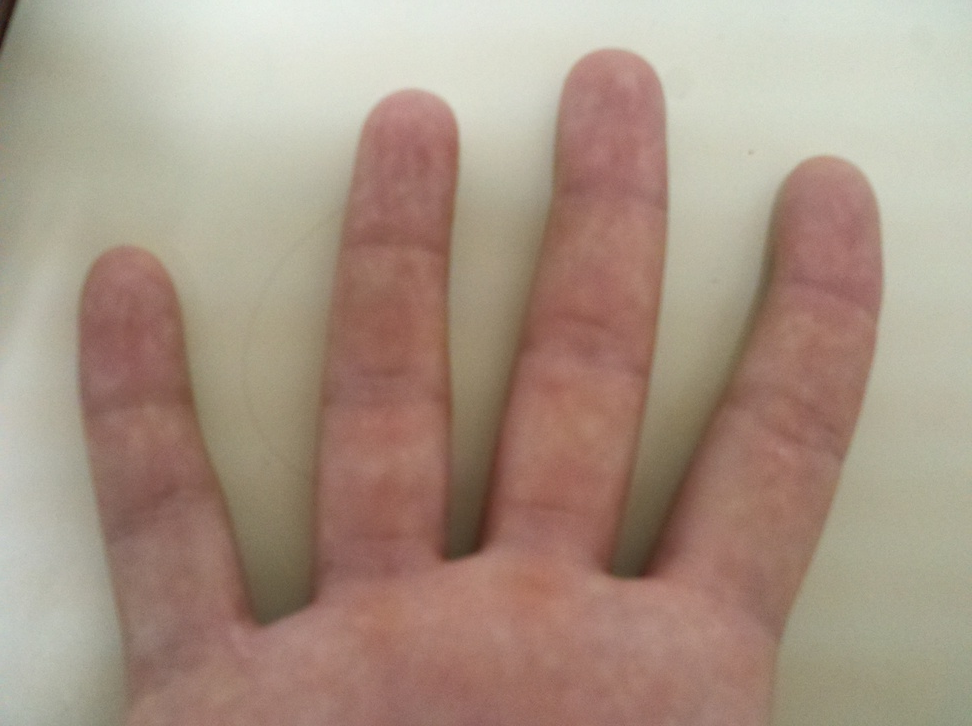
#> input picture hand.jpg, 972 x 726 px, shrunk from 2592 x 1936 before the run
$ jupyter execute --allow-errors pypalm.ipynb
#> lines starting #> are read from the running program, lines starting #| are printed output that depends on the picture
[cell 1]
import numpy as np
import cv2

img = cv2.imread('hand.jpg',cv2.IMREAD_GRAYSCALE)
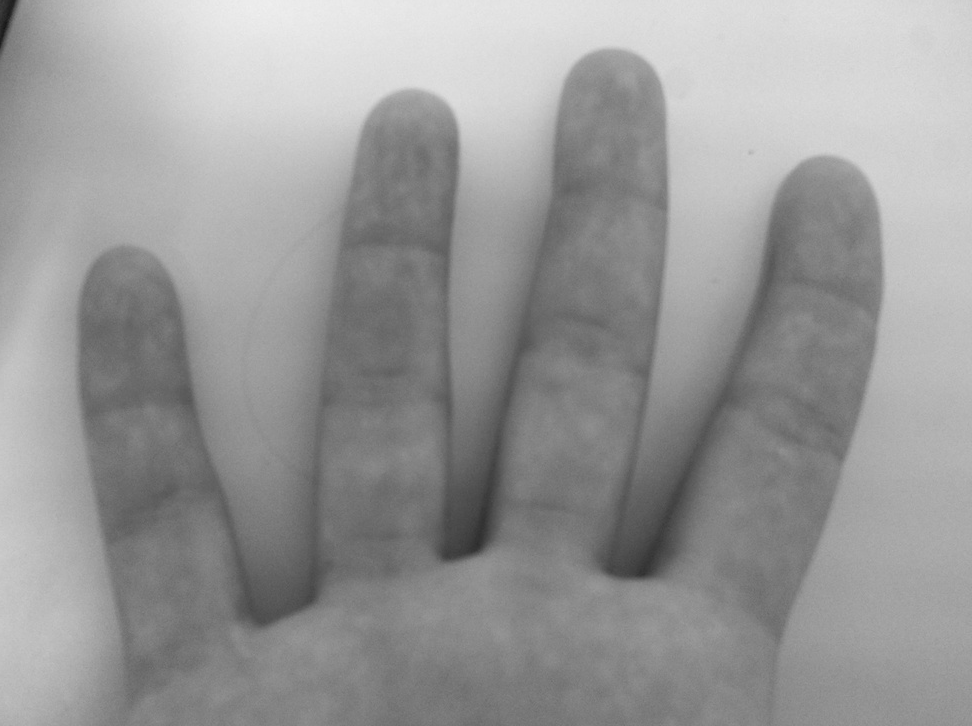
#> img: shape (726, 972); min 21, max 240, mean 152.4

cv2.imwrite("peron.jpg", img)
#> Out = True

[cell 2]
from PIL import Image
import numpy
im = Image.open("hand.jpg")
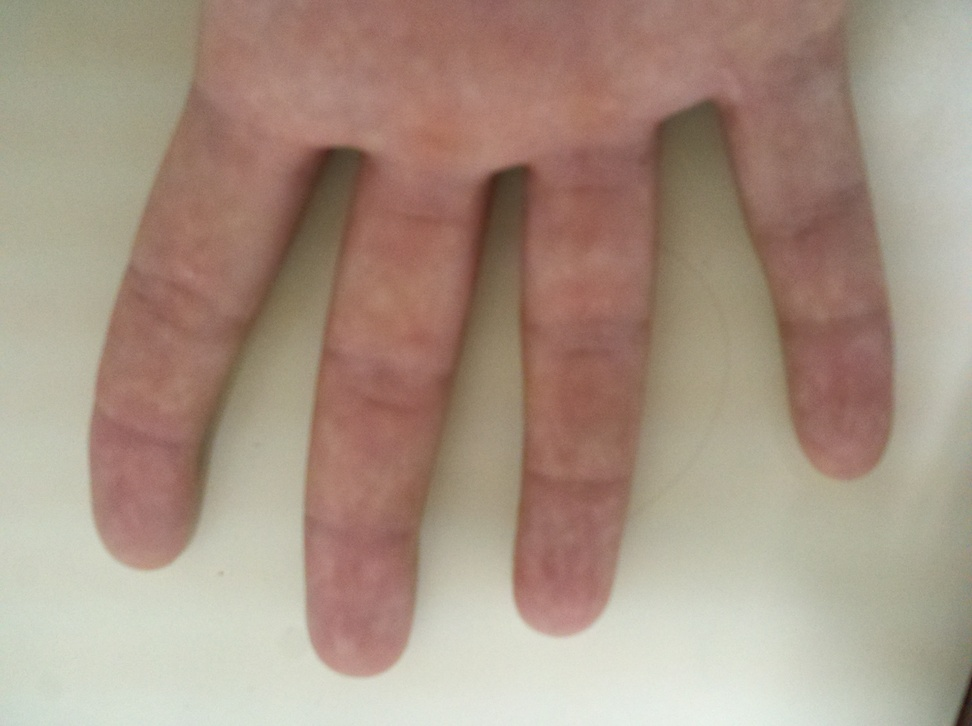
#> im: PIL image 972x726 RGB; mean R, G, B 168.2, 148.1, 132.7
im = im.convert("1")
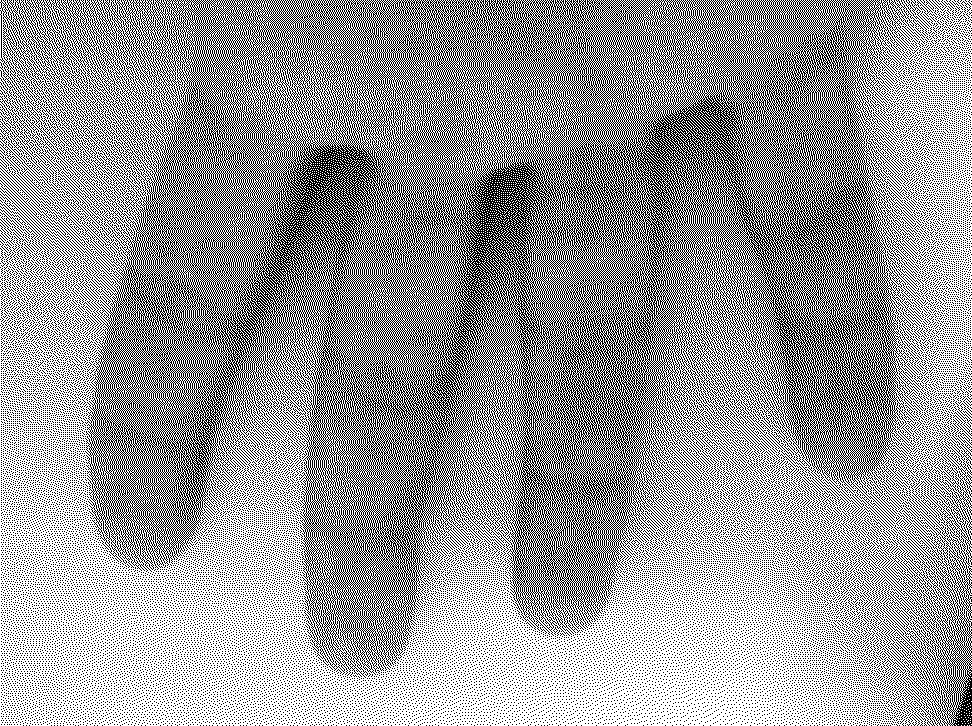
#> im: PIL image 972x726 1; 59.6% white; black in thin lines or dots
numpy.matrix(im.load())

$ run again, with DSC_0304.jpg copied over hand.jpg
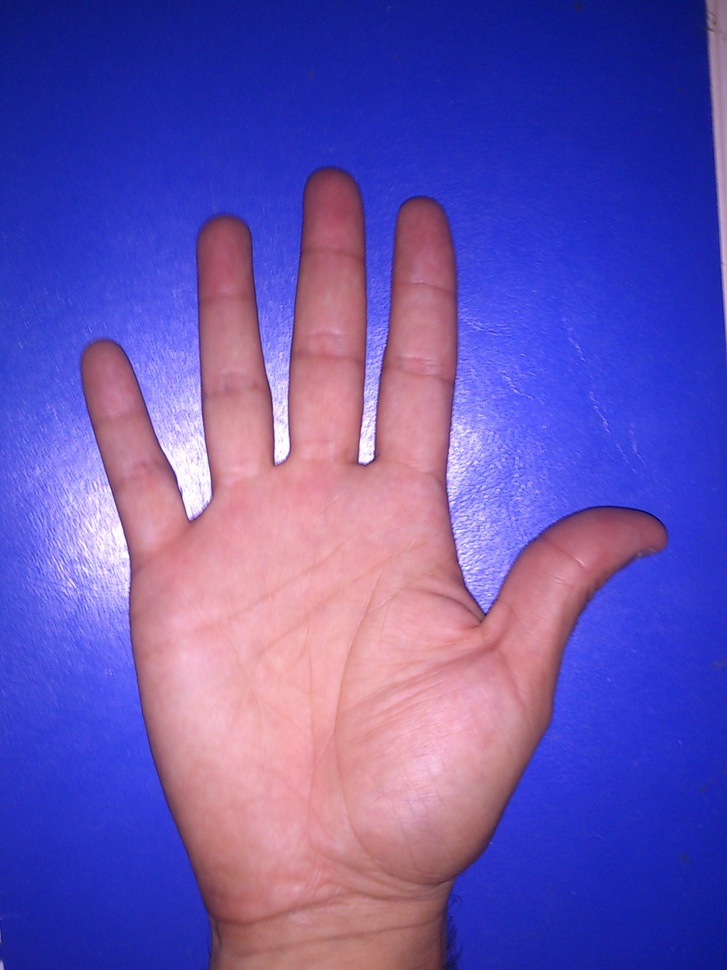
#> input picture DSC_0304.jpg, 727 x 970 px, shrunk from 1224 x 1632 before the run
#> `img = cv2.imread('hand.jpg',cv2.IMREAD_GRAYSCALE)`:
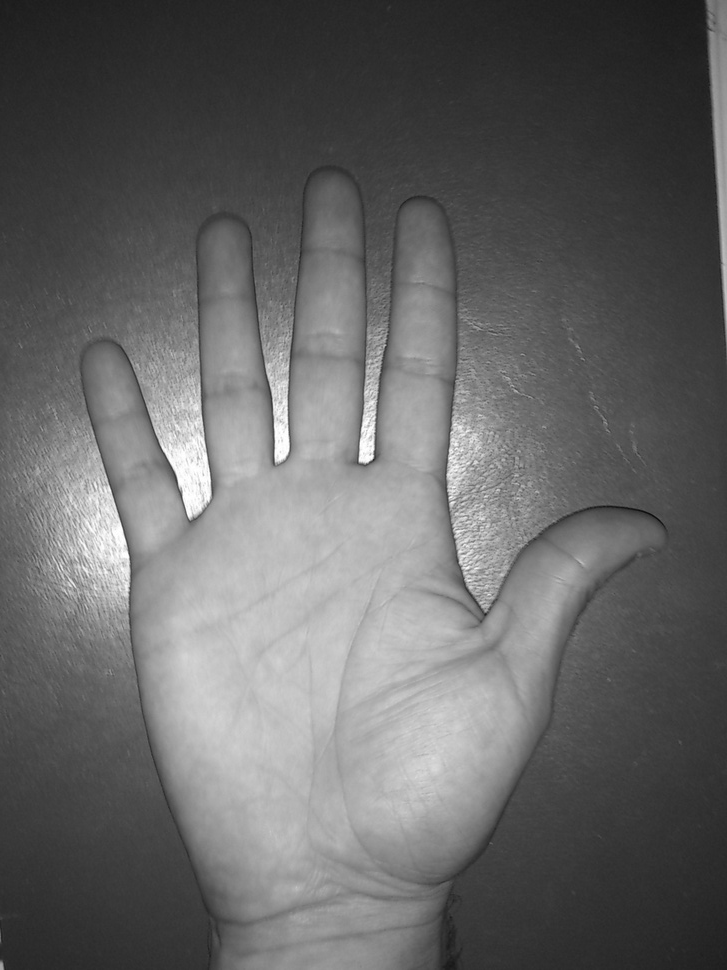
#> img: shape (970, 727); min 12, max 255, mean 101.3
#> Out = True
#> `im = im.convert("1")`:
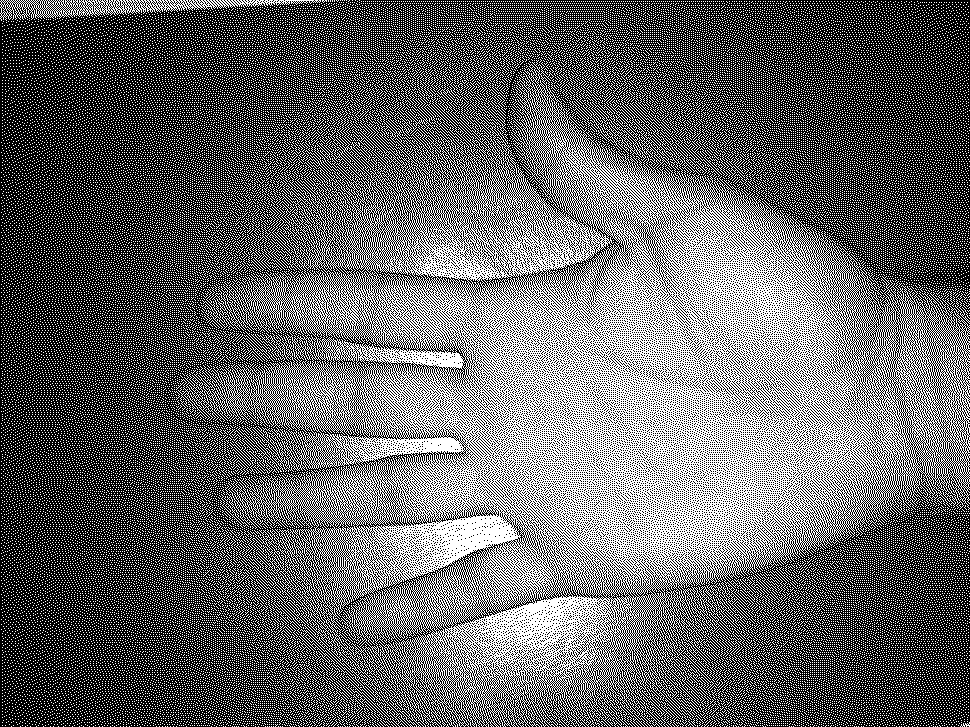
#> im: PIL image 970x727 1; 39.5% white in thin lines or dots

$ run again, with DSC_0312.jpg copied over hand.jpg
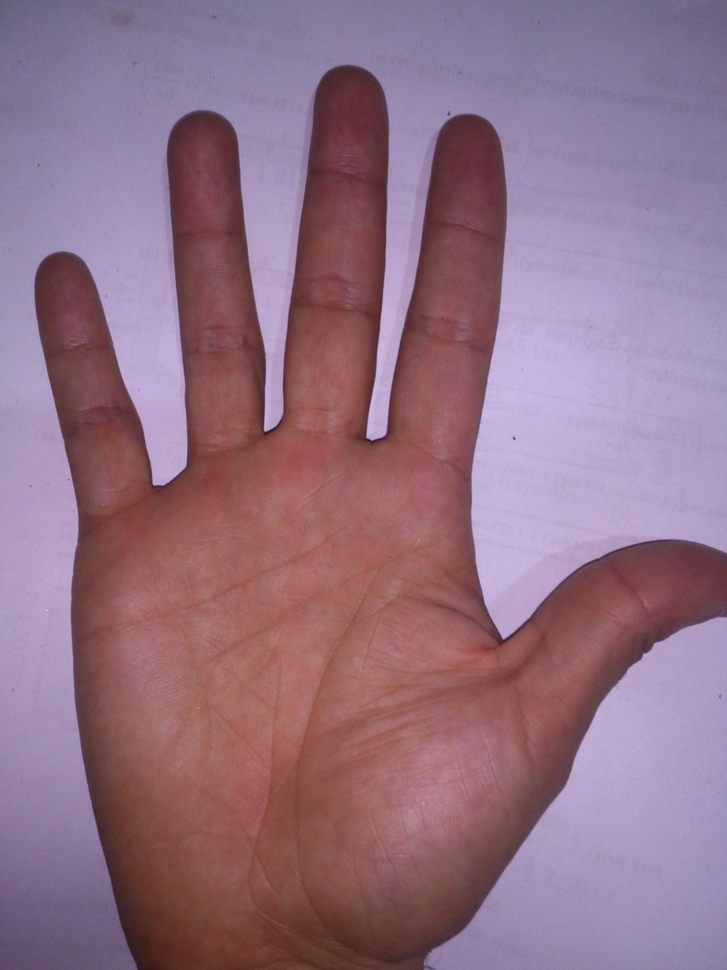
#> input picture DSC_0312.jpg, 727 x 970 px, shrunk from 1224 x 1632 before the run
#> `img = cv2.imread('hand.jpg',cv2.IMREAD_GRAYSCALE)`:
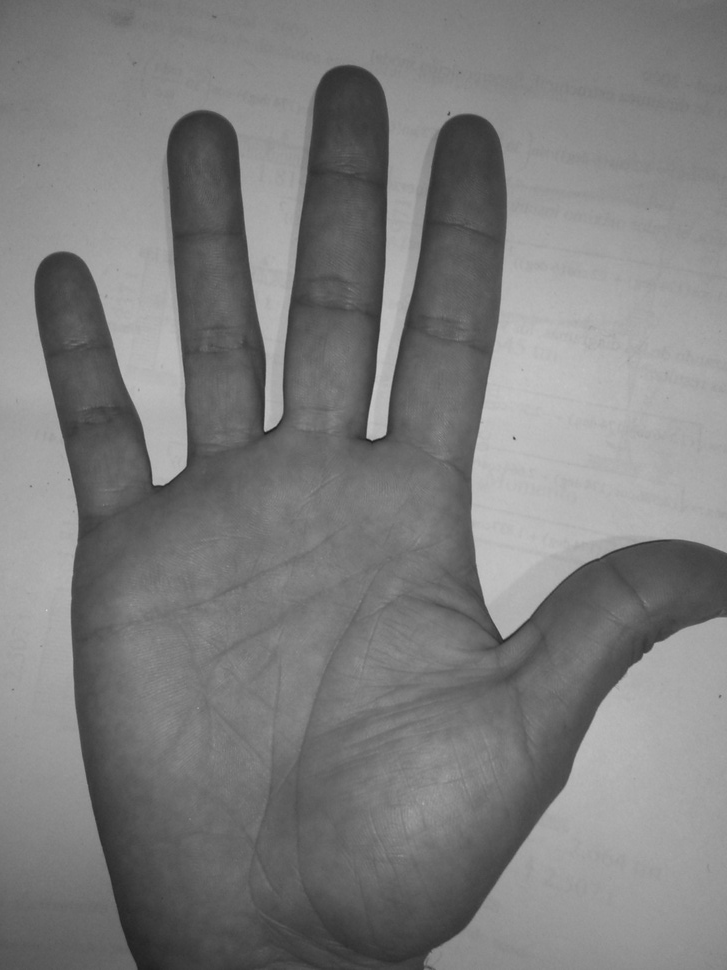
#> img: shape (970, 727); min 29, max 212, mean 125.1
#> Out = True
#> `im = im.convert("1")`:
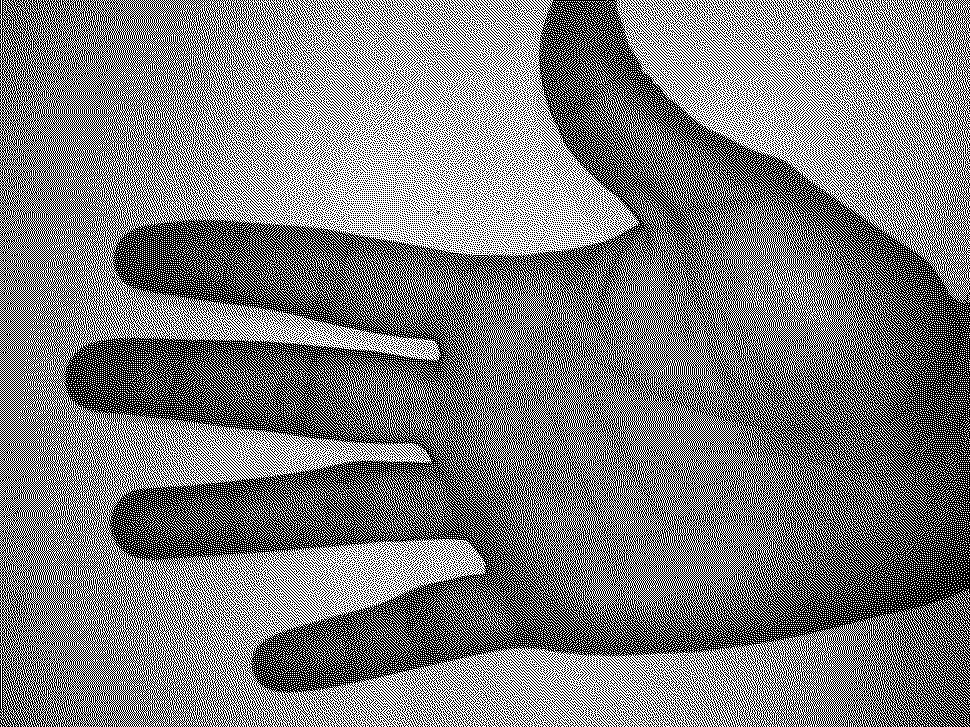
#> im: PIL image 970x727 1; 48.9% white in thin lines or dots

$ run again, with ariel.jpg copied over hand.jpg
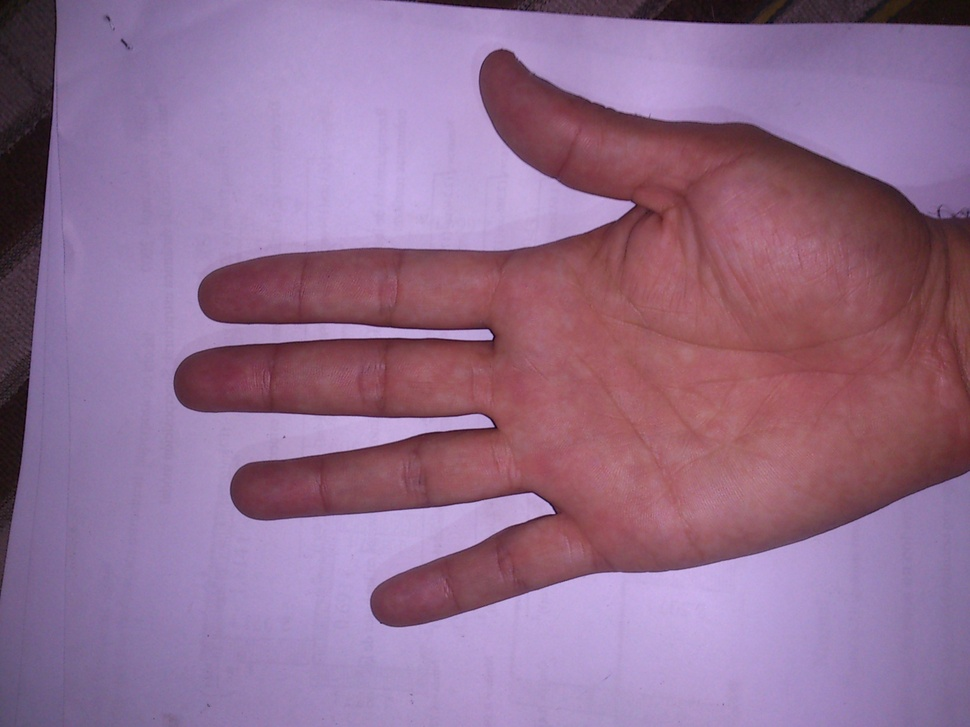
#> input picture ariel.jpg, 970 x 727 px, shrunk from 1632 x 1224 before the run
#> `img = cv2.imread('hand.jpg',cv2.IMREAD_GRAYSCALE)`:
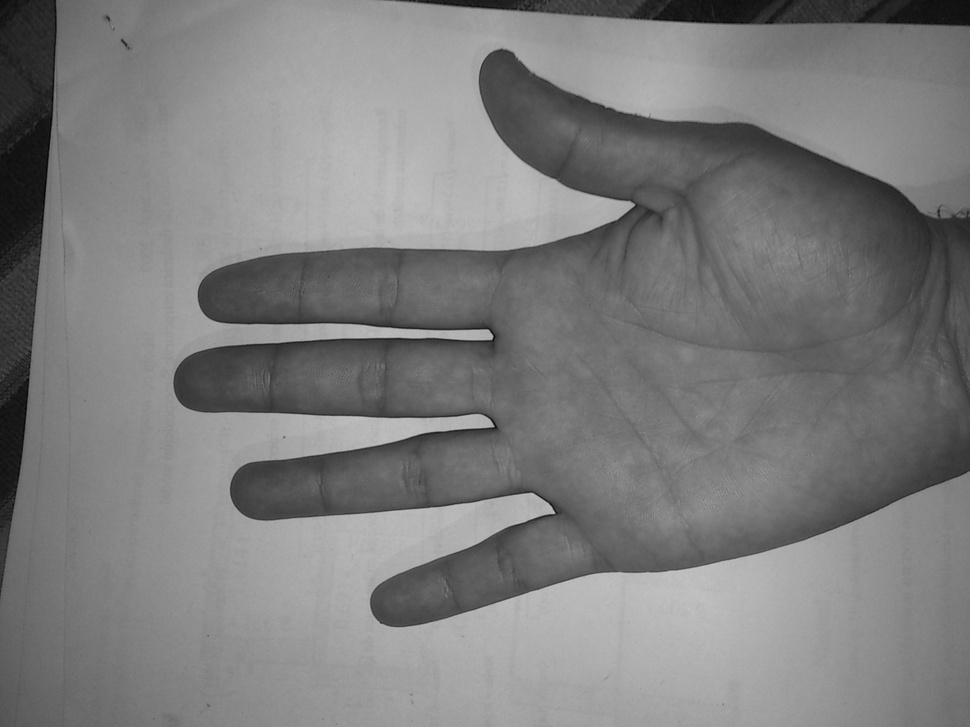
#> img: shape (727, 970); min 4, max 198, mean 124.9
#> Out = True
